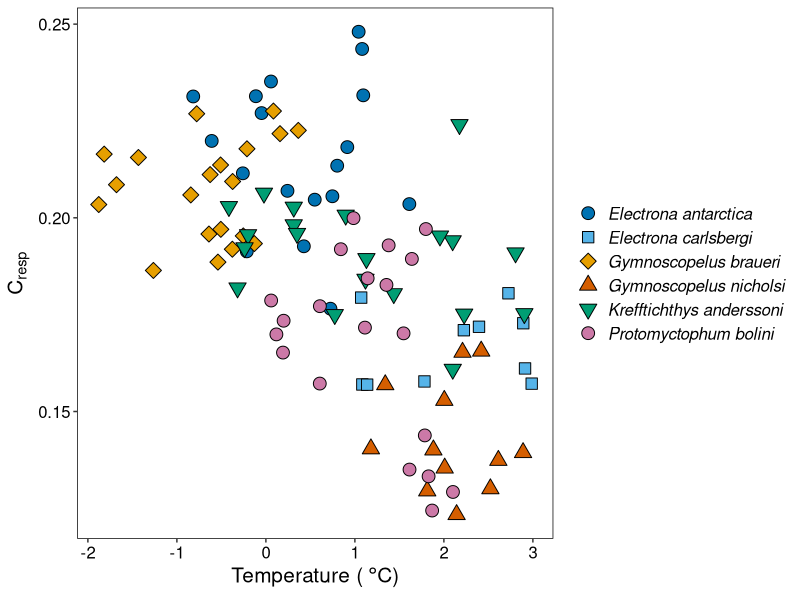
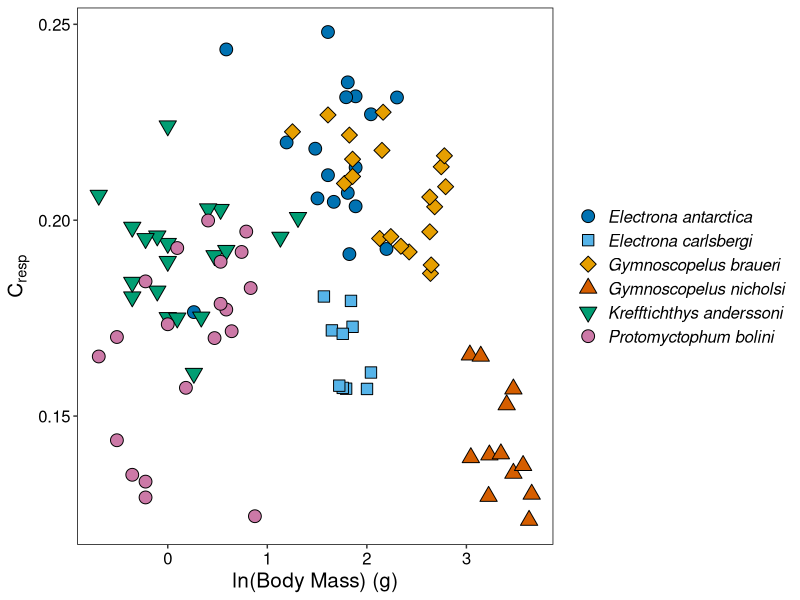

Write R code to recreate these figures, in order.
#### Body Mass Temp Plots ####

library(tidyverse)
library(gridExtra)

myct <- read.csv("Data/Myctophids_M_Temp_Bel.csv")
myct_tidy <- filter(myct, !is.na(Weight.x))
myct_tidy <- filter(myct_tidy, !is.na(mean_M))
myct_tidy$ln_Weight <- log(myct_tidy$Weight.x)


#### Temperature ####

cbPalette <- c("#0072B2", "#56B4E9", "#E69F00", "#D55E00", "#009E73", "#CC79A7")

plot1 <- ggplot(myct_tidy, aes(mean_Temp, mean_M, sciname)) +
  scale_fill_manual(values = cbPalette) +
  scale_colour_manual(values = cbPalette) +
  geom_point(aes(fill = sciname, shape = sciname), size = 4) + # Colour points according to species
  # Customise the theme
  scale_shape_manual(values = c(21, 22, 23, 24, 25, 21)) +
  xlab(expression('Temperature ('*~degree*C*')')) +
  ylab(expression("C" ["resp"])) +
  # Add error-bars using sd
  theme(panel.background = element_blank(), # Keep the background blank
        text = element_text(size = 15),
        panel.border = element_rect(colour = "black", fill = NA),
        legend.title = element_blank(),
        legend.key=element_blank(),
        legend.text = element_text(face = "italic"),
        axis.text.x = element_text(colour = "black"),
        axis.text.y = element_text(colour = "black"))  # Print the minor gridlines

svg("Plots/01_Among_Species/03_Cresp_Temperature.svg", height = 5, width = 8)
plot1
dev.off()

#### Body mass ####

plot2 <- ggplot(myct_tidy, aes(ln_Weight, mean_M, sciname)) +
  scale_fill_manual(values = cbPalette) +
  scale_colour_manual(values = cbPalette) +
  geom_point(aes(fill = sciname, shape = sciname), size = 4) + # Colour points according to species
  # Customise the theme
  scale_shape_manual(values = c(21, 22, 23, 24, 25, 21)) +
  xlab("ln(Body Mass) (g)") +
  ylab(expression("C" ["resp"])) +
  # Add error-bars using sd
  theme(panel.background = element_blank(), # Keep the background blank
        text = element_text(size = 15),
        panel.border = element_rect(colour = "black", fill = NA),
        legend.title = element_blank(),
        legend.key=element_blank(),
        legend.text = element_text(face = "italic"),
        axis.text.x = element_text(colour = "black"),
        axis.text.y = element_text(colour = "black"))  # Print the minor gridlines

svg("Plots/01_Among_Species/02_Cresp_Body_Mass.svg", height = 5, width = 8)
plot2
dev.off()
